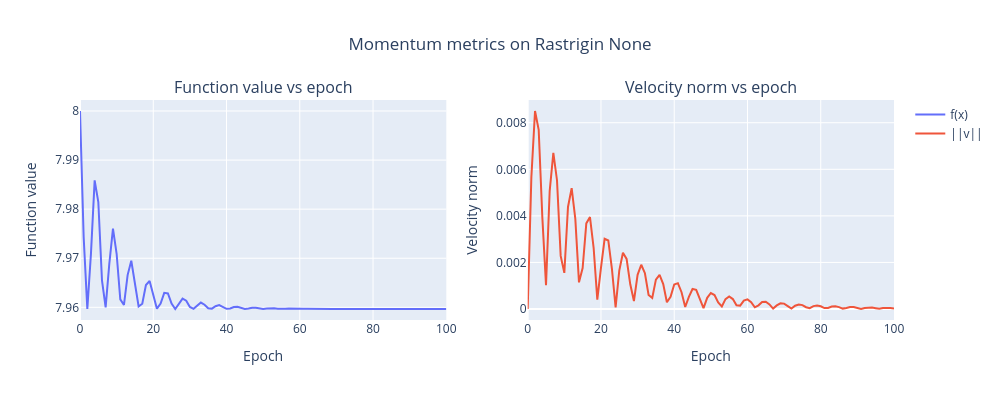

The notebook cell this image was saved under:
### Code cell
parameter_to_epoch, velocity_norm_to_epoch = momentum(
    problem=Rastrigin(),
    initial_solution=np.array([2.0, 2.0]),
    alpha=0.001,
    beta=0.9,
    number_of_epochs=100
)


show_momentum_plots(
    problem=Rastrigin(),
    parameter_to_epoch=parameter_to_epoch,
    velocity_norm_to_epoch=velocity_norm_to_epoch
)
